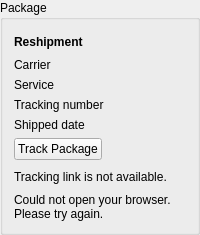
<?xml version="1.0" encoding="UTF-8"?>
<ui version="4.0">
 <class>OrderShipmentWidget</class>
 <widget class="QGroupBox" name="OrderShipmentWidget">
  <property name="title"><string>Package</string></property>
  <layout class="QVBoxLayout" name="shipmentLayout">
   <item>
    <widget class="QLabel" name="reshipmentLabel">
     <property name="font"><font><bold>true</bold></font></property>
     <property name="text"><string>Reshipment</string></property>
     <property name="wordWrap"><bool>true</bool></property>
    </widget>
   </item>
   <item>
    <layout class="QFormLayout" name="shipmentFieldsLayout">
     <property name="fieldGrowthPolicy"><enum>QFormLayout::FieldGrowthPolicy::AllNonFixedFieldsGrow</enum></property>
     <property name="rowWrapPolicy"><enum>QFormLayout::RowWrapPolicy::WrapLongRows</enum></property>
     <item row="0" column="0"><widget class="QLabel" name="carrierCaptionLabel"><property name="text"><string>Carrier</string></property></widget></item>
     <item row="0" column="1">
      <widget class="QLabel" name="carrierValueLabel">
       <property name="sizePolicy"><sizepolicy hsizetype="Ignored" vsizetype="Preferred"><horstretch>0</horstretch><verstretch>0</verstretch></sizepolicy></property>
       <property name="text"><string /></property>
       <property name="textFormat"><enum>Qt::TextFormat::PlainText</enum></property>
       <property name="wordWrap"><bool>true</bool></property>
      </widget>
     </item>
     <item row="1" column="0"><widget class="QLabel" name="serviceCaptionLabel"><property name="text"><string>Service</string></property></widget></item>
     <item row="1" column="1">
      <widget class="QLabel" name="serviceValueLabel">
       <property name="sizePolicy"><sizepolicy hsizetype="Ignored" vsizetype="Preferred"><horstretch>0</horstretch><verstretch>0</verstretch></sizepolicy></property>
       <property name="text"><string /></property>
       <property name="textFormat"><enum>Qt::TextFormat::PlainText</enum></property>
       <property name="wordWrap"><bool>true</bool></property>
      </widget>
     </item>
     <item row="2" column="0"><widget class="QLabel" name="trackingNumberCaptionLabel"><property name="text"><string>Tracking number</string></property></widget></item>
     <item row="2" column="1">
      <widget class="QLabel" name="trackingNumberValueLabel">
       <property name="sizePolicy"><sizepolicy hsizetype="Ignored" vsizetype="Preferred"><horstretch>0</horstretch><verstretch>0</verstretch></sizepolicy></property>
       <property name="text"><string /></property>
       <property name="textFormat"><enum>Qt::TextFormat::PlainText</enum></property>
       <property name="wordWrap"><bool>true</bool></property>
       <property name="textInteractionFlags"><set>Qt::TextInteractionFlag::TextSelectableByMouse|Qt::TextInteractionFlag::TextSelectableByKeyboard</set></property>
      </widget>
     </item>
     <item row="3" column="0"><widget class="QLabel" name="shippedAtCaptionLabel"><property name="text"><string>Shipped date</string></property></widget></item>
     <item row="3" column="1">
      <widget class="QLabel" name="shippedAtValueLabel">
       <property name="sizePolicy"><sizepolicy hsizetype="Ignored" vsizetype="Preferred"><horstretch>0</horstretch><verstretch>0</verstretch></sizepolicy></property>
       <property name="text"><string /></property>
       <property name="textFormat"><enum>Qt::TextFormat::PlainText</enum></property>
       <property name="wordWrap"><bool>true</bool></property>
      </widget>
     </item>
    </layout>
   </item>
   <item alignment="Qt::AlignmentFlag::AlignLeft">
    <widget class="QPushButton" name="trackPackageButton">
     <property name="text"><string>Track Package</string></property>
     <property name="autoDefault"><bool>false</bool></property>
    </widget>
   </item>
   <item>
    <widget class="QLabel" name="trackingLinkUnavailableLabel">
     <property name="text"><string>Tracking link is not available.</string></property>
     <property name="wordWrap"><bool>true</bool></property>
    </widget>
   </item>
   <item>
    <widget class="QLabel" name="browserErrorLabel">
     <property name="text"><string>Could not open your browser. Please try again.</string></property>
     <property name="wordWrap"><bool>true</bool></property>
    </widget>
   </item>
  </layout>
 </widget>
 <resources />
 <connections />
</ui>
